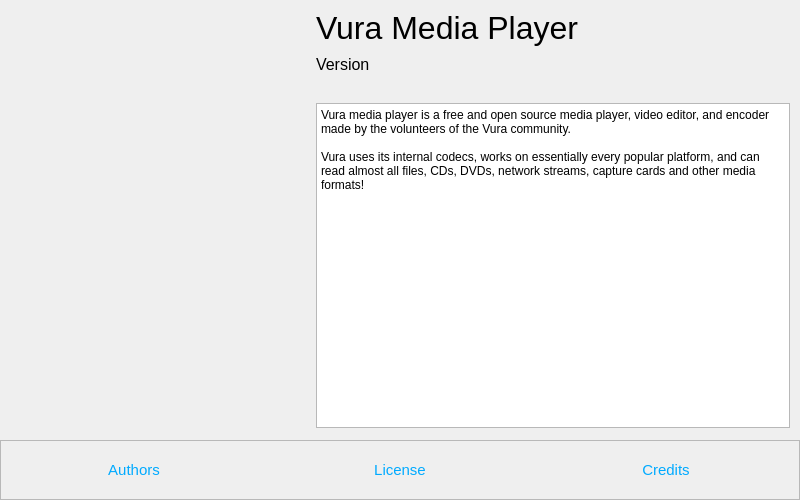
<?xml version="1.0" encoding="UTF-8"?>
<ui version="4.0">
 <class>AboutDialog</class>
 <widget class="QDialog" name="AboutDialog">
  <property name="windowModality">
   <enum>Qt::WindowModality::WindowModal</enum>
  </property>
  <property name="geometry">
   <rect>
    <x>0</x>
    <y>0</y>
    <width>800</width>
    <height>500</height>
   </rect>
  </property>
  <property name="windowTitle">
   <string>About</string>
  </property>
  <layout class="QVBoxLayout" name="verticalLayout">
   <property name="spacing">
    <number>6</number>
   </property>
   <property name="leftMargin">
    <number>0</number>
   </property>
   <property name="topMargin">
    <number>0</number>
   </property>
   <property name="rightMargin">
    <number>0</number>
   </property>
   <property name="bottomMargin">
    <number>0</number>
   </property>
   <item>
    <layout class="QHBoxLayout" name="horizontalLayout">
     <property name="spacing">
      <number>30</number>
     </property>
     <property name="leftMargin">
      <number>30</number>
     </property>
     <property name="topMargin">
      <number>10</number>
     </property>
     <property name="rightMargin">
      <number>10</number>
     </property>
     <property name="bottomMargin">
      <number>6</number>
     </property>
     <item>
      <widget class="QLabel" name="icon">
       <property name="minimumSize">
        <size>
         <width>256</width>
         <height>256</height>
        </size>
       </property>
       <property name="maximumSize">
        <size>
         <width>256</width>
         <height>256</height>
        </size>
       </property>
       <property name="text">
        <string/>
       </property>
       <property name="pixmap">
        <pixmap resource="vura.qrc">:/img/images/vura-white.png</pixmap>
       </property>
      </widget>
     </item>
     <item>
      <layout class="QVBoxLayout" name="verticalLayout_2">
       <property name="spacing">
        <number>9</number>
       </property>
       <item>
        <widget class="QLabel" name="name">
         <property name="font">
          <font>
           <pointsize>24</pointsize>
           <fontweight>DemiBold</fontweight>
          </font>
         </property>
         <property name="text">
          <string>Vura Media Player</string>
         </property>
        </widget>
       </item>
       <item>
        <widget class="QLabel" name="version">
         <property name="font">
          <font>
           <pointsize>12</pointsize>
          </font>
         </property>
         <property name="text">
          <string>Version</string>
         </property>
        </widget>
       </item>
       <item>
        <spacer name="verticalSpacer">
         <property name="orientation">
          <enum>Qt::Orientation::Vertical</enum>
         </property>
         <property name="sizeType">
          <enum>QSizePolicy::Policy::Fixed</enum>
         </property>
         <property name="sizeHint" stdset="0">
          <size>
           <width>15</width>
           <height>20</height>
          </size>
         </property>
        </spacer>
       </item>
       <item>
        <widget class="QTextBrowser" name="textBrowser">
         <property name="html">
          <string>&lt;!DOCTYPE HTML PUBLIC &quot;-//W3C//DTD HTML 4.0//EN&quot; &quot;http://www.w3.org/TR/REC-html40/strict.dtd&quot;&gt;
&lt;html&gt;&lt;head&gt;&lt;meta name=&quot;qrichtext&quot; content=&quot;1&quot; /&gt;&lt;meta charset=&quot;utf-8&quot; /&gt;&lt;style type=&quot;text/css&quot;&gt;
p, li { white-space: pre-wrap; }
hr { height: 1px; border-width: 0; }
li.unchecked::marker { content: &quot;\2610&quot;; }
li.checked::marker { content: &quot;\2612&quot;; }
&lt;/style&gt;&lt;/head&gt;&lt;body style=&quot; font-family:'Segoe UI'; font-size:9pt; font-weight:400; font-style:normal;&quot;&gt;
&lt;p style=&quot; margin-top:0px; margin-bottom:0px; margin-left:0px; margin-right:0px; -qt-block-indent:0; text-indent:0px;&quot;&gt;Vura media player is a free and open source media player, video editor, and encoder made by the volunteers of the Vura community.&lt;/p&gt;
&lt;p style=&quot;-qt-paragraph-type:empty; margin-top:0px; margin-bottom:0px; margin-left:0px; margin-right:0px; -qt-block-indent:0; text-indent:0px;&quot;&gt;&lt;br /&gt;&lt;/p&gt;
&lt;p style=&quot; margin-top:0px; margin-bottom:0px; margin-left:0px; margin-right:0px; -qt-block-indent:0; text-indent:0px;&quot;&gt;Vura uses its internal codecs, works on essentially every popular platform, and can read almost all files, CDs, DVDs, network streams, capture cards and other media formats!&lt;/p&gt;&lt;/body&gt;&lt;/html&gt;</string>
         </property>
         <property name="openExternalLinks">
          <bool>true</bool>
         </property>
        </widget>
       </item>
      </layout>
     </item>
    </layout>
   </item>
   <item>
    <widget class="QFrame" name="widget">
     <property name="minimumSize">
      <size>
       <width>0</width>
       <height>60</height>
      </size>
     </property>
     <property name="frameShape">
      <enum>QFrame::Shape::StyledPanel</enum>
     </property>
     <property name="frameShadow">
      <enum>QFrame::Shadow::Raised</enum>
     </property>
     <layout class="QHBoxLayout" name="horizontalLayout_3">
      <property name="spacing">
       <number>0</number>
      </property>
      <property name="leftMargin">
       <number>0</number>
      </property>
      <property name="topMargin">
       <number>0</number>
      </property>
      <property name="rightMargin">
       <number>0</number>
      </property>
      <property name="bottomMargin">
       <number>0</number>
      </property>
      <item>
       <widget class="ClickableLabel" name="authors">
        <property name="font">
         <font>
          <pointsize>11</pointsize>
         </font>
        </property>
        <property name="cursor">
         <cursorShape>PointingHandCursor</cursorShape>
        </property>
        <property name="styleSheet">
         <string notr="true">color: rgb(0, 170, 255);</string>
        </property>
        <property name="text">
         <string>Authors</string>
        </property>
        <property name="alignment">
         <set>Qt::AlignmentFlag::AlignCenter</set>
        </property>
       </widget>
      </item>
      <item>
       <widget class="ClickableLabel" name="license">
        <property name="font">
         <font>
          <pointsize>11</pointsize>
         </font>
        </property>
        <property name="cursor">
         <cursorShape>PointingHandCursor</cursorShape>
        </property>
        <property name="styleSheet">
         <string notr="true">color: rgb(0, 170, 255);</string>
        </property>
        <property name="text">
         <string>License</string>
        </property>
        <property name="alignment">
         <set>Qt::AlignmentFlag::AlignCenter</set>
        </property>
       </widget>
      </item>
      <item>
       <widget class="ClickableLabel" name="credits">
        <property name="font">
         <font>
          <pointsize>11</pointsize>
         </font>
        </property>
        <property name="cursor">
         <cursorShape>PointingHandCursor</cursorShape>
        </property>
        <property name="styleSheet">
         <string notr="true">color: rgb(0, 170, 255);</string>
        </property>
        <property name="text">
         <string>Credits</string>
        </property>
        <property name="alignment">
         <set>Qt::AlignmentFlag::AlignCenter</set>
        </property>
       </widget>
      </item>
     </layout>
    </widget>
   </item>
  </layout>
 </widget>
 <customwidgets>
  <customwidget>
   <class>ClickableLabel</class>
   <extends>QLabel</extends>
   <header location="global">components/clickablelabel.h</header>
  </customwidget>
 </customwidgets>
 <resources>
  <include location="vura.qrc"/>
 </resources>
 <connections/>
</ui>
